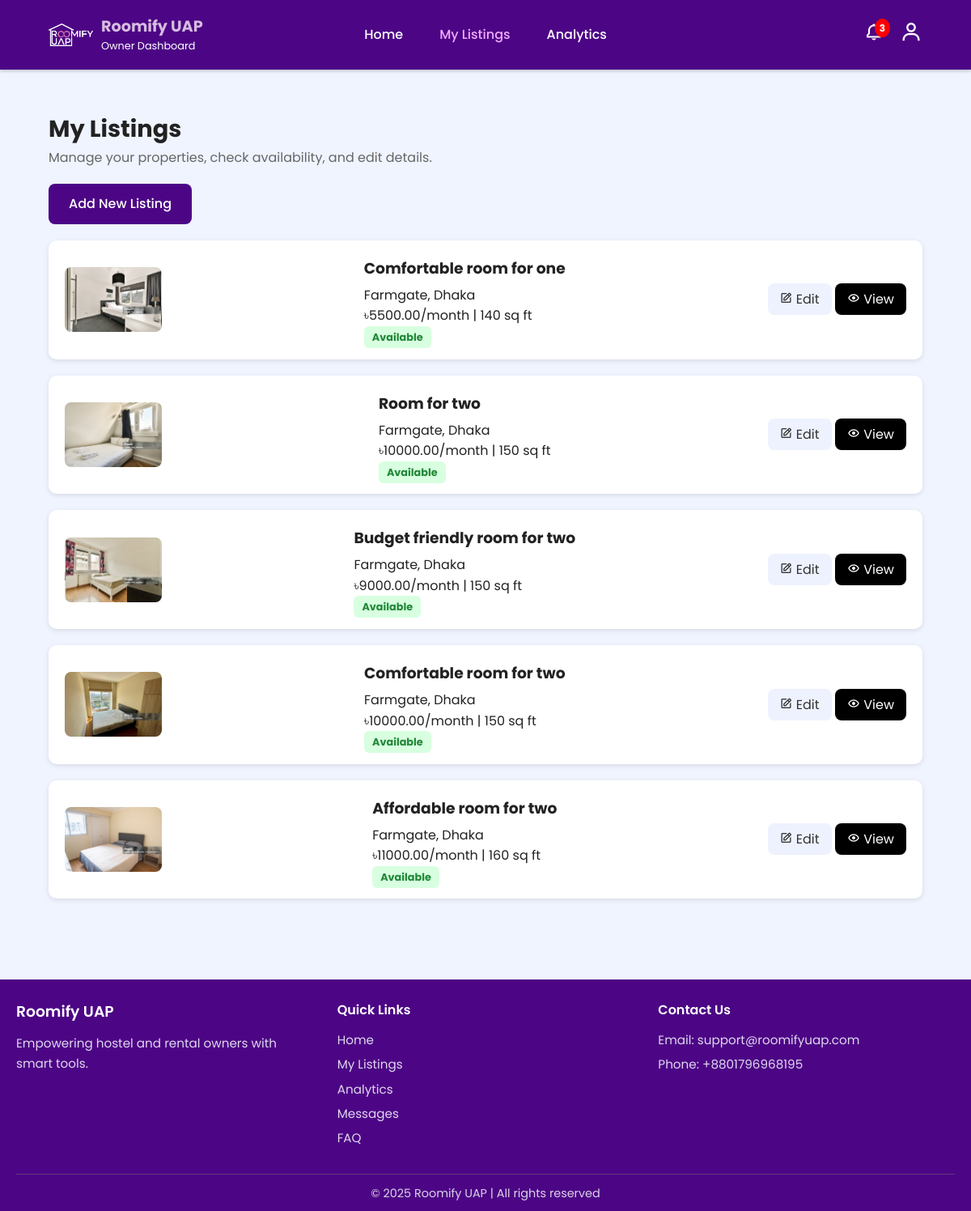
/dashboard/owner/listings/ (signed in), run on the app's committed database.
### roomify_uap_app/models.py (models this page shows, shortened)
class Listing(models.Model):
    owner = models.ForeignKey(User, on_delete=models.CASCADE, related_name='listings')
    room_title = models.CharField(max_length=200)
    location = models.CharField(max_length=200)
    rent = models.DecimalField(max_digits=10, decimal_places=2)
    room_size = models.IntegerField()
    occupancy = models.IntegerField()
    description = models.TextField()
    image = models.ImageField(upload_to='listing_images/', blank=True, null=True)
    created_at = models.DateTimeField(auto_now_add=True)
    occupied = models.BooleanField(default=False)  # Added for analytics

### roomify_uap_app/views.py (the view)
        def _wrapped(request, *args, **kwargs):
            profile = Profile.objects.filter(user=request.user).first()
            if not profile or profile.role != role:
                messages.error(request, "Access denied.")
                return redirect('home')
            return view_func(request, *args, **kwargs)

### roomify_uap_app/views.py (called while the page is built)
def role_required(role):
    def decorator(view_func):
        def _wrapped(request, *args, **kwargs):
            profile = Profile.objects.filter(user=request.user).first()
            if not profile or profile.role != role:
                messages.error(request, "Access denied.")
                return redirect('home')
            return view_func(request, *args, **kwargs)
        return _wrapped
    return decorator

@login_required
@role_required('owner')
def owner_listings(request):
    profile = Profile.objects.filter(user=request.user).first()
    if not profile or profile.role != 'owner':
        messages.error(request, "Access denied.")
        return redirect('home')
    listings = Listing.objects.filter(owner=request.user).order_by('-created_at')
    notifications = BookingRequest.objects.filter(owner=request.user, status='pending')
    notification_count = notifications.count()
    context = {
        'listings': listings,
        'notifications': notifications,
        'notification_count': notification_count,
    }
    return render(request, 'owner_listings.html', context)

### roomify_uap_app/templates/owner_listings.html (shortened to what this page needs)
{% load static %}
<!DOCTYPE html>
<html lang="en">
<head>
  <link href="https://unpkg.com/boxicons@2.1.4/css/boxicons.min.css" rel="stylesheet" />
  <link rel="stylesheet" href="{% static 'css/owner_pages_styles.css' %}" />
</head>
<body>
<header class="navbar">
  <div class="logo">
    <img src="{% static 'images/ROOMIFY.png' %}" alt="Logo" />
    <div class="logo-text">
      <h2>Roomify UAP</h2>
      <p>Owner Dashboard</p>
    </div>
  </div>
  <nav class="nav-links">
    <a href="{% url 'owner_dashboard' %}">Home</a>
    <a class="active" href="{% url 'owner_listings' %}">My Listings</a>
    <a href="{% url 'owner_analytics' %}">Analytics</a>
  </nav>
  <div class="profile-section">
    <div class="notification-icon" id="notifBellWrapper">
      <i class="bx bx-bell" id="notifBell"></i>
      {% if notification_count > 0 %}
        <span class="notification-badge">{{ notification_count }}</span>
      {% endif %}
    </div>
    <div class="profile-dropdown">
      <i class="bx bx-user"></i>
    </div>
  </div>
</header>
<section class="page-header">
  <h1>My Listings</h1>
  <p>Manage your properties, check availability, and edit details.</p>
  <div style="margin-top: 20px;">
    <a href="{% url 'post_new_listing' %}" class="add-listing-btn">Add New Listing</a>
  </div>
</section>
<section class="listing-section">
  {% if listings %}
    {% for listing in listings %}
      <div class="listing-card">
        {% if listing.image %}
          <img src="{{ listing.image.url }}" alt="{{ listing.room_title|default:"No Image" }}" />
        {% else %}
          <img src="{% static 'images/placeholder.jpg' %}" alt="No Image" />
        {% endif %}
        <div class="listing-info">
          <h3>{{ listing.room_title|default:"Untitled Room" }}</h3>
          <p>{{ listing.location|default:"Unknown Location" }}</p>
          <p>৳{{ listing.rent|default:"0" }}/month | {{ listing.room_size|default:"N/A" }} sq ft</p>
          <span class="status {% if listing.is_rented %}rented{% else %}available{% endif %}">
            {% if listing.is_rented %}Rented{% else %}Available{% endif %}
          </span>
        </div>
        <div class="actions">
          <a href="{% url 'edit_listing' listing.id %}" class="edit"><i class="bx bx-edit"></i> Edit</a>
          <a href="{% url 'view_listing' listing.id %}" class="view"><i class="bx bx-show"></i> View</a>
        </div>
      </div>
    {% endfor %}
  {% else %}
    <div style="text-align:center; margin-top:50px;">
      <b>No listings yet.</b>
    </div>
  {% endif %}
</section>
<footer class="footer">
  <div class="footer-content">
    <div class="footer-section">
      <h3>Roomify UAP</h3>
      <p>Empowering hostel and rental owners with smart tools.</p>
    </div>
    <div class="footer-section">
      <h4>Quick Links</h4>
      <ul>
        <li><a href="{% url 'owner_dashboard' %}">Home</a></li>
        <li><a href="{% url 'owner_listings' %}">My Listings</a></li>
        <li><a href="{% url 'owner_analytics' %}">Analytics</a></li>
        <li><a href="{% url 'owner_messages' %}">Messages</a></li>
        <li><a href="#">FAQ</a></li>
      </ul>
    </div>
    <div class="footer-section">
      <h4>Contact Us</h4>
      <ul>
        <li>Email: support@roomifyuap.com</li>
        <li>Phone: +8801796968195</li>
      </ul>
    </div>
  </div>
  <div class="footer-bottom">© 2025 Roomify UAP | All rights reserved</div>
</footer>
</body>
</html>

### roomify_uap_app/static/css/owner_pages_styles.css (style rules this page uses)
* { margin: 0; padding: 0; box-sizing: border-box; font-family: "Poppins", sans-serif; }
body { background-color: #eff4ffff; color: #222; line-height: 1.6; }
.navbar { position: relative; display: flex; align-items: center; justify-content: center; background-color: #4c0685; padding: 25px 5%; box-shadow: 0 2px 4px rgba(0, 0, 0, 0.2); gap: 40px; }
.logo { position: absolute; left: 5%; display: flex; align-items: center; gap: 10px; }
.logo img { width: 55px; height: 55px; object-fit: contain; border-radius: 8px; }
.logo-text h2 { font-size: 1.2rem; color: rgb(214, 188, 223); }
.logo-text p { font-size: 0.8rem; color: white; margin-top: -2px; }
.nav-links { display: flex; gap: 25px; }
.nav-links a { color: white; text-decoration: none; font-weight: 500; padding: 5px 10px; transition: color 0.2s ease; }
.nav-links a:hover, .nav-links a.active { color: #f4a9ff; }
.profile-section { position: absolute; right: 5%; display: flex; align-items: center; gap: 20px; }
.profile-dropdown { position: relative; cursor: pointer; }
.profile-dropdown i { font-size: 28px; color: white; cursor: pointer; transition: color 0.2s ease; }
.notification-icon { position: relative; cursor: pointer; display: inline-block; }
.notification-icon i { font-size: 24px; color: white; cursor: pointer; transition: color 0.2s ease; }
.bx-bell { color: white; font-size: 26px; transition: transform 0.2s ease; }
.notification-badge { position: absolute; top: -5px; right: -8px; background: red; color: white; padding: 2px 6px; font-size: 12px; border-radius: 50%; font-weight: bold; }
.page-header { padding: 50px 5% 20px; }
.page-header h1 { font-size: 1.8rem; }
.page-header p { color: #666; }
.listing-section { padding: 0 5% 50px; display: flex; flex-direction: column; gap: 20px; }
.listing-card { display: flex; justify-content: space-between; background: white; padding: 15px 20px; border-radius: 10px; box-shadow: 0 2px 6px rgba(0, 0, 0, 0.1); align-items: center; flex-wrap: wrap; }
.listing-card img { width: 120px; height: 80px; border-radius: 8px; object-fit: cover; }
.listing-info h3 { margin: 5px 0; }
.status { padding: 5px 10px; border-radius: 6px; font-size: 0.8rem; font-weight: bold; }
.status.available { background: #d8ffe0; color: #218838; }
.actions button, .actions a { border: none; border-radius: 8px; padding: 8px 15px; cursor: pointer; text-decoration: none; }
.edit { background: #eef2ff; color: #333; }
.view { background: #000; color: white; }
.add-listing-btn { display: inline-block; padding: 12px 25px; background-color: #4c0685; color: white; border-radius: 8px; font-weight: 500; text-decoration: none; transition: background 0.2s ease; }
.footer { background: #4c0685; color: #f4f4f4; padding: 25px 20px 10px; margin-top: 50px; }
.footer-content { display: flex; flex-wrap: wrap; gap: 30px; max-width: 1200px; margin: auto; }
.footer-section { flex: 1; min-width: 220px; }
.footer-section h3, .footer-section h4 { color: #ffffff; margin-bottom: 12px; font-weight: 600; }
.footer-section p, .footer-section li { color: #e0d7ef; font-size: 0.95rem; margin-bottom: 6px; }
.footer-section ul { list-style: none; padding-left: 0; }
.footer-section ul li a { color: #e0d7ef; text-decoration: none; transition: color 0.2s ease; }
.footer-bottom { text-align: center; margin-top: 25px; padding-top: 12px; border-top: 1px solid #5e3b7e; color: #dcd2e8; font-size: 0.9rem; }

### data on the page
Listing: image (picture), room_title "Comfortable room for one", location "Farmgate, Dhaka", rent "5500.00", room_size "140"
Listing: image (picture), room_title "Room for two", location "Farmgate, Dhaka", rent "10000.00", room_size "150"
Listing: image (picture), room_title "Budget friendly room for two", location "Farmgate, Dhaka", rent "9000.00", room_size "150"
Listing: image (picture), room_title "Comfortable room for two", location "Farmgate, Dhaka", rent "10000.00", room_size "150"
Listing: image (picture), room_title "Affordable room for two", location "Farmgate, Dhaka", rent "11000.00", room_size "160"

### other printed values
{{ notification_count }} "3"
